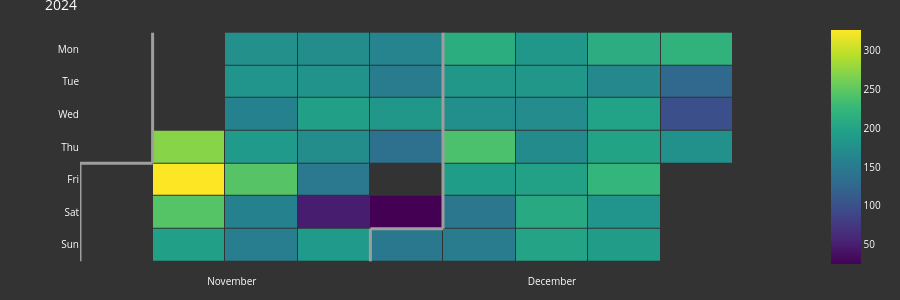
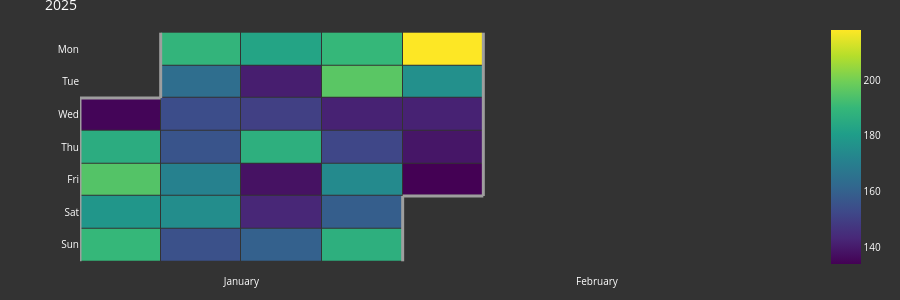

Here is the notebook cell these charts were saved with, in order:
### Code cell
fig_2024.show()
fig_2025.show()

### Figure 1 — Plotly figure (JSON) as saved in the notebook; plotly's stock layout.template omitted (floating-point values rounded to 4 significant figures)
{"data": [{"colorscale": [[0, "#440154"], [0.1111, "#482878"], [0.2222, "#3e4989"], [0.3333, "#31688e"], [0.4444, "#26828e"], [0.5556, "#1f9e89"], [0.6667, "#35b779"], [0.7778, "#6ece58"], [0.8889, "#b5de2b"], [1, "#fde725"]], "customdata": [["2024-11-01", "count"], ["2024-11-02", "count"], ["2024-11-03", "count"], ["2024-11-04", "count"], ["2024-11-05", "count"], ["2024-11-06", "count"], ["2024-11-07", "count"], ["2024-11-08", "count"], ["2024-11-09", "count"], ["2024-11-10", "count"], ["2024-11-11", "count"], ["2024-11-12", "count"], ["2024-11-13", "count"], ["2024-11-14", "count"], ["2024-11-15", "count"], ["2024-11-16", "count"], ["2024-11-17", "count"], ["2024-11-18", "count"], ["2024-11-19", "count"], ["2024-11-20", "count"], ["2024-11-21", "count"], ["2024-11-22", "count"], ["2024-11-23", "count"], ["2024-11-24", "count"], ["2024-11-25", "count"], ["2024-11-26", "count"], ["2024-11-27", "count"], ["2024-11-28", "count"], ["2024-11-29", "count"], ["2024-11-30", "count"], ["2024-12-01", "count"], ["2024-12-02", "count"], ["2024-12-03", "count"], ["2024-12-04", "count"], ["2024-12-05", "count"], ["2024-12-06", "count"], ["2024-12-07", "count"], ["2024-12-08", "count"], ["2024-12-09", "count"], ["2024-12-10", "count"], ["2024-12-11", "count"], ["2024-12-12", "count"], ["2024-12-13", "count"], ["2024-12-14", "count"], ["2024-12-15", "count"], ["2024-12-16", "count"], ["2024-12-17", "count"], ["2024-12-18", "count"], ["2024-12-19", "count"], ["2024-12-20", "count"], ["2024-12-21", "count"], ["2024-12-22", "count"], ["2024-12-23", "count"], ["2024-12-24", "count"], ["2024-12-25", "count"], ["2024-12-26", "count"], ["2024-12-27", "count"], ["2024-12-28", "count"], ["2024-12-29", "count"], ["2024-12-30", "count"], ["2024-12-31", "count"]], "hovertemplate": "%{customdata[0]} <br>Week=%{x} <br>%{customdata[1]}=%{z}", "name": "2024", "showscale": true, "type": "heatmap", "x": [44, 44, 44, 45, 45, 45, 45, 45, 45, 45, 46, 46, 46, 46, 46, 46, 46, 47, 47, 47, 47, 47, 47, 47, 48, 48, 48, 48, 48, 48, 48, 49, 49, 49, 49, 49, 49, 49, 50, 50, 50, 50, 50, 50, 50, 51, 51, 51, 51, 51, 51, 51, 52, 52, 52, 52, 52, 52, 52, 53, 53], "xaxis": "x", "xgap": 1, "y": [4, 5, 6, 0, 1, 2, 3, 4, 5, 6, 0, 1, 2, 3, 4, 5, 6, 0, 1, 2, 3, 4, 5, 6, 0, 1, 2, 3, 4, 5, 6, 0, 1, 2, 3, 4, 5, 6, 0, 1, 2, 3, 4, 5, 6, 0, 1, 2, 3, 4, 5, 6, 0, 1, 2, 3, 4, 5, 6, 0, 1], "yaxis": "y", "ygap": 1, "z": [null, null, null, null, null, null, 272, 327, 245, 196, 176, 181, 158, 188, 246, 158, 154, 173, 180, 196, 172, 148, 50, 188, 162, 152, 184, 137, null, 25, 146, 213, 184, 175, 239, 191, 145, 150, 184, 184, 171, 170, 197, 208, 200, 212, 166, 198, 199, 223, 182, 190, 220, 126, 100, 177, null, null, null, null, null], "zmax": 327, "zmin": 25}, {"hoverinfo": "skip", "line": {"color": "#9e9e9e", "width": 3}, "mode": "lines", "type": "scatter", "x": [43.5, 43.5], "xaxis": "x", "y": [3.5, 6.5], "yaxis": "y"}, {"hoverinfo": "skip", "line": {"color": "#9e9e9e", "width": 3}, "mode": "lines", "type": "scatter", "x": [43.5, 44.5], "xaxis": "x", "y": [3.5, 3.5], "yaxis": "y"}, {"hoverinfo": "skip", "line": {"color": "#9e9e9e", "width": 3}, "mode": "lines", "type": "scatter", "x": [44.5, 44.5], "xaxis": "x", "y": [3.5, -0.5], "yaxis": "y"}, {"hoverinfo": "skip", "line": {"color": "#9e9e9e", "width": 3}, "mode": "lines", "type": "scatter", "x": [47.5, 47.5], "xaxis": "x", "y": [5.5, 6.5], "yaxis": "y"}, {"hoverinfo": "skip", "line": {"color": "#9e9e9e", "width": 3}, "mode": "lines", "type": "scatter", "x": [47.5, 48.5], "xaxis": "x", "y": [5.5, 5.5], "yaxis": "y"}, {"hoverinfo": "skip", "line": {"color": "#9e9e9e", "width": 3}, "mode": "lines", "type": "scatter", "x": [48.5, 48.5], "xaxis": "x", "y": [5.5, -0.5], "yaxis": "y"}], "layout": {"font": {"color": "#fff", "size": 10}, "height": 300, "margin": {"b": 20, "t": 20}, "paper_bgcolor": "#333", "plot_bgcolor": "#333", "showlegend": false, "title": {"text": "2024"}, "xaxis": {"anchor": "y", "domain": [0, 1], "showgrid": false, "showline": false, "tickmode": "array", "ticktext": [null, null, null, null, null, null, null, null, null, null, "November", "December"], "tickvals": [1.5, 5.909, 10.32, 14.73, 19.14, 23.55, 27.95, 32.36, 36.77, 41.18, 45.59, 50], "zeroline": false}, "yaxis": {"anchor": "x", "autorange": "reversed", "domain": [0, 1], "showgrid": false, "showline": false, "tickmode": "array", "ticktext": ["Mon", "Tue", "Wed", "Thu", "Fri", "Sat", "Sun"], "tickvals": [0, 1, 2, 3, 4, 5, 6], "zeroline": false}}}

### Figure 2 — Plotly figure (JSON) as saved in the notebook; plotly's stock layout.template omitted (floating-point values rounded to 4 significant figures)
{"data": [{"colorscale": [[0, "#440154"], [0.1111, "#482878"], [0.2222, "#3e4989"], [0.3333, "#31688e"], [0.4444, "#26828e"], [0.5556, "#1f9e89"], [0.6667, "#35b779"], [0.7778, "#6ece58"], [0.8889, "#b5de2b"], [1, "#fde725"]], "customdata": [["2025-01-01", "count"], ["2025-01-02", "count"], ["2025-01-03", "count"], ["2025-01-04", "count"], ["2025-01-05", "count"], ["2025-01-06", "count"], ["2025-01-07", "count"], ["2025-01-08", "count"], ["2025-01-09", "count"], ["2025-01-10", "count"], ["2025-01-11", "count"], ["2025-01-12", "count"], ["2025-01-13", "count"], ["2025-01-14", "count"], ["2025-01-15", "count"], ["2025-01-16", "count"], ["2025-01-17", "count"], ["2025-01-18", "count"], ["2025-01-19", "count"], ["2025-01-20", "count"], ["2025-01-21", "count"], ["2025-01-22", "count"], ["2025-01-23", "count"], ["2025-01-24", "count"], ["2025-01-25", "count"], ["2025-01-26", "count"], ["2025-01-27", "count"], ["2025-01-28", "count"], ["2025-01-29", "count"], ["2025-01-30", "count"], ["2025-01-31", "count"], ["2025-02-01", "count"], ["2025-02-02", "count"], ["2025-02-03", "count"], ["2025-02-04", "count"], ["2025-02-05", "count"], ["2025-02-06", "count"], ["2025-02-07", "count"], ["2025-02-08", "count"], ["2025-02-09", "count"], ["2025-02-10", "count"], ["2025-02-11", "count"], ["2025-02-12", "count"], ["2025-02-13", "count"], ["2025-02-14", "count"], ["2025-02-15", "count"], ["2025-02-16", "count"], ["2025-02-17", "count"], ["2025-02-18", "count"], ["2025-02-19", "count"], ["2025-02-20", "count"], ["2025-02-21", "count"], ["2025-02-22", "count"], ["2025-02-23", "count"], ["2025-02-24", "count"], ["2025-02-25", "count"], ["2025-02-26", "count"], ["2025-02-27", "count"], ["2025-02-28", "count"]], "hovertemplate": "%{customdata[0]} <br>Week=%{x} <br>%{customdata[1]}=%{z}", "name": "2025", "showscale": true, "type": "heatmap", "x": [0, 0, 0, 0, 0, 1, 1, 1, 1, 1, 1, 1, 2, 2, 2, 2, 2, 2, 2, 3, 3, 3, 3, 3, 3, 3, 4, 4, 4, 4, 4, 4, 4, 5, 5, 5, 5, 5, 5, 5, 6, 6, 6, 6, 6, 6, 6, 7, 7, 7, 7, 7, 7, 7, 8, 8, 8, 8, 8], "xaxis": "x", "xgap": 1, "y": [2, 3, 4, 5, 6, 0, 1, 2, 3, 4, 5, 6, 0, 1, 2, 3, 4, 5, 6, 0, 1, 2, 3, 4, 5, 6, 0, 1, 2, 3, 4, 5, 6, 0, 1, 2, 3, 4, 5, 6, 0, 1, 2, 3, 4, 5, 6, 0, 1, 2, 3, 4, 5, 6, 0, 1, 2, 3, 4], "yaxis": "y", "ygap": 1, "z": [135, 186, 195, 178, 190, 189, 164, 154, 156, 171, 175, 155, 183, 141, 150, 187, 138, 143, 160, 190, 196, 142, 152, 174, 159, 187, 218, 176, 142, 139, 134, null, null, null, null, null, null, null, null, null, null, null, null, null, null, null, null, null, null, null, null, null, null, null, null, null, null, null, null], "zmax": 218, "zmin": 134}, {"hoverinfo": "skip", "line": {"color": "#9e9e9e", "width": 3}, "mode": "lines", "type": "scatter", "x": [-0.5, -0.5], "xaxis": "x", "y": [1.5, 6.5], "yaxis": "y"}, {"hoverinfo": "skip", "line": {"color": "#9e9e9e", "width": 3}, "mode": "lines", "type": "scatter", "x": [-0.5, 0.5], "xaxis": "x", "y": [1.5, 1.5], "yaxis": "y"}, {"hoverinfo": "skip", "line": {"color": "#9e9e9e", "width": 3}, "mode": "lines", "type": "scatter", "x": [0.5, 0.5], "xaxis": "x", "y": [1.5, -0.5], "yaxis": "y"}, {"hoverinfo": "skip", "line": {"color": "#9e9e9e", "width": 3}, "mode": "lines", "type": "scatter", "x": [3.5, 3.5], "xaxis": "x", "y": [4.5, 6.5], "yaxis": "y"}, {"hoverinfo": "skip", "line": {"color": "#9e9e9e", "width": 3}, "mode": "lines", "type": "scatter", "x": [3.5, 4.5], "xaxis": "x", "y": [4.5, 4.5], "yaxis": "y"}, {"hoverinfo": "skip", "line": {"color": "#9e9e9e", "width": 3}, "mode": "lines", "type": "scatter", "x": [4.5, 4.5], "xaxis": "x", "y": [4.5, -0.5], "yaxis": "y"}], "layout": {"font": {"color": "#fff", "size": 10}, "height": 300, "margin": {"b": 20, "t": 20}, "paper_bgcolor": "#333", "plot_bgcolor": "#333", "showlegend": false, "title": {"text": "2025"}, "xaxis": {"anchor": "y", "domain": [0, 1], "showgrid": false, "showline": false, "tickmode": "array", "ticktext": ["January", "February", null, null, null, null, null, null, null, null, null, null], "tickvals": [1.5, 5.909, 10.32, 14.73, 19.14, 23.55, 27.95, 32.36, 36.77, 41.18, 45.59, 50], "zeroline": false}, "yaxis": {"anchor": "x", "autorange": "reversed", "domain": [0, 1], "showgrid": false, "showline": false, "tickmode": "array", "ticktext": ["Mon", "Tue", "Wed", "Thu", "Fri", "Sat", "Sun"], "tickvals": [0, 1, 2, 3, 4, 5, 6], "zeroline": false}}}
